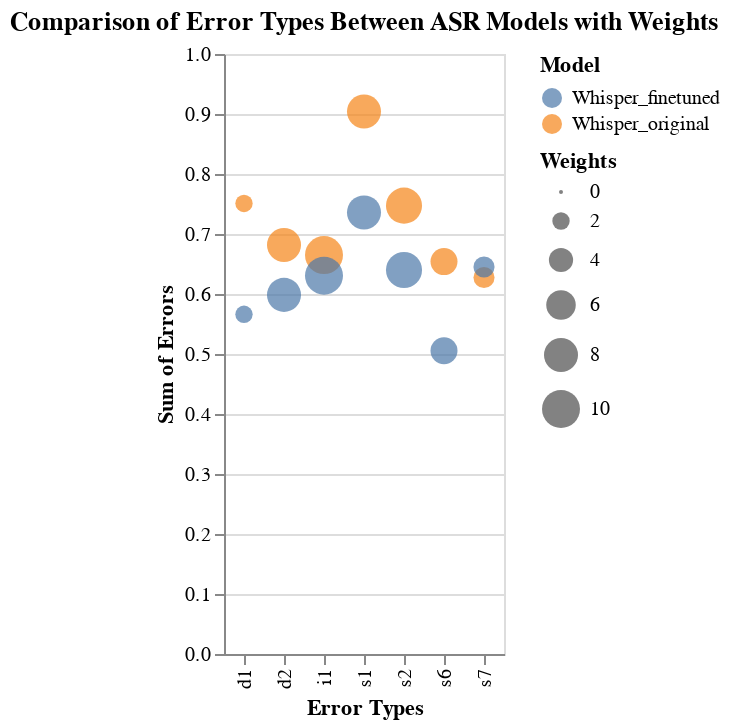

Notebook code for this chart:
### Code cell
import altair as alt
import pandas as pd
import numpy as np

# Filter out error_types that aren't present in error_weights
filtered_error_types = [et for et in error_types if et in error_weights]

# Align scores with the filtered error_types
y_model_1_filtered = [model_1_scores[error_types.index(et)] for et in filtered_error_types]
y_model_2_filtered = [model_2_scores[error_types.index(et)] for et in filtered_error_types]

# Create the filtered weights array
weights_filtered = [error_weights[et] for et in filtered_error_types]

# Create a DataFrame for Altair
n = len(filtered_error_types)
data = pd.DataFrame({
    'Error Types': np.tile(filtered_error_types, 2),
    'Sum of Errors': np.concatenate([y_model_1_filtered, y_model_2_filtered]),
    'Model': [label_model_1] * n + [label_model_2] * n,
    'Weights': np.tile(weights_filtered, 2)
})

chart = alt.Chart(data).mark_circle().encode(
    x='Error Types',
    y='Sum of Errors',
    size='Weights',
    color='Model',
    shape='Model',
    tooltip=['Error Types', 'Sum of Errors', 'Model', 'Weights']
).properties(
    title='Comparison of Error Types Between ASR Models with Weights'
)

chart.show()

### Figure 1 — Vega-Lite specification as saved in the notebook (floating-point values rounded to 4 significant figures)
{"config": {"view": {"continuousWidth": 300, "continuousHeight": 300}}, "data": {"name": "data-a8ad783e6e0951e18dcdb74c9926c87a"}, "mark": {"type": "circle"}, "encoding": {"color": {"field": "Model", "type": "nominal"}, "shape": {"field": "Model", "type": "nominal"}, "size": {"field": "Weights", "type": "quantitative"}, "tooltip": [{"field": "Error Types", "type": "nominal"}, {"field": "Sum of Errors", "type": "quantitative"}, {"field": "Model", "type": "nominal"}, {"field": "Weights", "type": "quantitative"}], "x": {"field": "Error Types", "type": "nominal"}, "y": {"field": "Sum of Errors", "type": "quantitative"}}, "title": "Comparison of Error Types Between ASR Models with Weights", "$schema": "https://vega.github.io/schema/vega-lite/v5.20.1.json", "datasets": {"data-a8ad783e6e0951e18dcdb74c9926c87a": [{"Error Types": "d1", "Sum of Errors": 0.7509, "Model": "Whisper_original", "Weights": 2}, {"Error Types": "d2", "Sum of Errors": 0.6816, "Model": "Whisper_original", "Weights": 8}, {"Error Types": "s1", "Sum of Errors": 0.9042, "Model": "Whisper_original", "Weights": 8}, {"Error Types": "s2", "Sum of Errors": 0.7473, "Model": "Whisper_original", "Weights": 9}, {"Error Types": "s6", "Sum of Errors": 0.654, "Model": "Whisper_original", "Weights": 5}, {"Error Types": "s7", "Sum of Errors": 0.6274, "Model": "Whisper_original", "Weights": 3}, {"Error Types": "i1", "Sum of Errors": 0.6649, "Model": "Whisper_original", "Weights": 10}, {"Error Types": "d1", "Sum of Errors": 0.5662, "Model": "Whisper_finetuned", "Weights": 2}, {"Error Types": "d2", "Sum of Errors": 0.5985, "Model": "Whisper_finetuned", "Weights": 8}, {"Error Types": "s1", "Sum of Errors": 0.736, "Model": "Whisper_finetuned", "Weights": 8}, {"Error Types": "s2", "Sum of Errors": 0.64, "Model": "Whisper_finetuned", "Weights": 9}, {"Error Types": "s6", "Sum of Errors": 0.5054, "Model": "Whisper_finetuned", "Weights": 5}, {"Error Types": "s7", "Sum of Errors": 0.6451, "Model": "Whisper_finetuned", "Weights": 3}, {"Error Types": "i1", "Sum of Errors": 0.6305, "Model": "Whisper_finetuned", "Weights": 10}]}}
